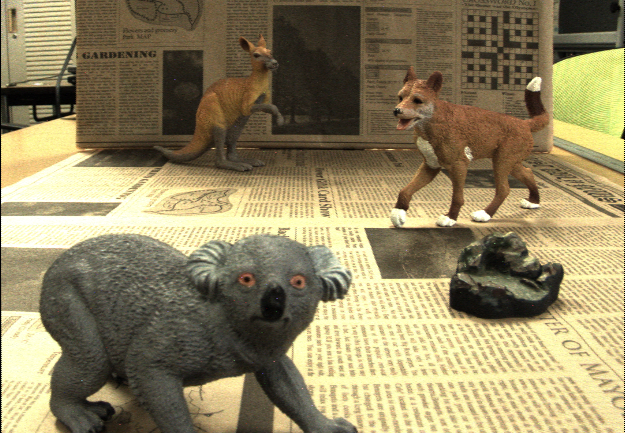
//> input picture RefcousLF/RefcousLF/mv/img-01.png, 625 x 433 px; its folder holds only this picture in this run
$ ./源   (built with g++ and OpenCV 4)
//> lines starting //> are read from the running program, lines starting //| are printed output that depends on the picture
//#define _CRT_SECURE_NO_WARNINGS
#include <iostream>
#include <opencv2/opencv.hpp>
#include <vector>
#include <string>
#include <cstdio>

using namespace std;
using namespace cv;

const int viwenum = 5;
const char filename[128] = "./mv/img-%02d.png";
vector<vector<Mat>> loadMV(const char *filename);
Mat MakeColorFocused(vector<vector<Mat>> LF, double disparity);
Mat MakeFocalImage(vector<Mat> LF, double disparity);
void kasankirihari(Mat src, int src_x, int src_y, Mat dst, int dst_x, int dst_y, int smallarea_x, int smallarea_y);
void ShiftandAddImage_double(Mat src, Mat dst, double shift_x, double shift_y);
void ShiftandAddImage(Mat src, Mat dst, int shift_x, int shift_y);


int main() {
	cout << "Refocused Light Field Images" << endl;
	//double disparity = 0.0;

	double disparity, disparity_past = -9999;

	vector<vector<Mat>> LF = loadMV(filename);

	int track_HALF = (int)(50);
	int trackval = track_HALF;
	char focusedwindowname[] = "focused_image";
	namedWindow(focusedwindowname);

	moveWindow(focusedwindowname, 300, 300);

	createTrackbar("DISPARITY", focusedwindowname, &trackval, 100);
	//Mat result = MakeColorFocused(LF, disparity);
	bool flag_manualdisparity = false;
	while (true) {
		if (flag_manualdisparity != true) {
			disparity = (double)(trackval - track_HALF) / ((double)track_HALF);
		}
		if (disparity != disparity_past) {
			cout << "disparity: " << disparity << endl;
			Mat result = MakeColorFocused(LF, disparity);
			cout << "calculate completed." << endl;
			imshow(focusedwindowname, result);
			waitKey(0);

		}
		disparity_past = disparity;
	}
	//imwrite("dd_color.png", result);
	return 0;
}

// [16 lines left out: function MakeColorFocused, not called in this run]
vector<vector<Mat>> loadMV(const char *filename) {
//> called with filename = "./mv/img-%02d.png"
	vector<vector<Mat>> LF(3, vector<Mat> (viwenum*viwenum));


	for (int i = 0; i < viwenum; i++) {
		for (int j = 0; j < viwenum; j++) {
			char cur_fullpath[128];
			sprintf_s(cur_fullpath, filename, i*viwenum + j + 1);
			cout << cur_fullpath << endl;
			//Mat temp = imread(cur_fullpath, 0);
			Mat temp = imread(cur_fullpath);
//> temp is the input picture: 433 rows x 625 cols, CV_8UC3; mean B, G, R 98.4, 133.7, 145.3
			vector<Mat> rgb;
			split(temp, rgb);
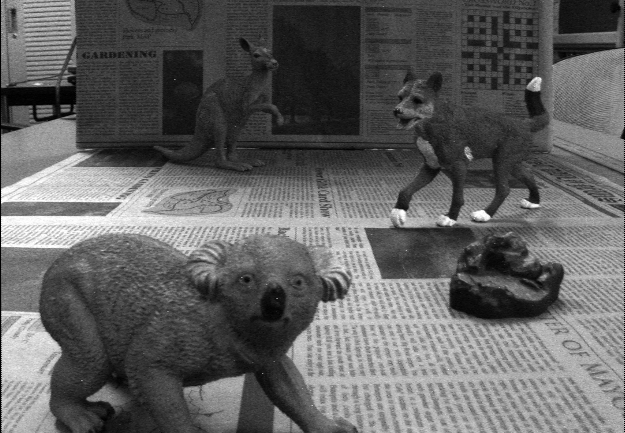
//> rgb[0]: 433 rows x 625 cols, CV_8UC1; min 0, max 255, mean 98.4
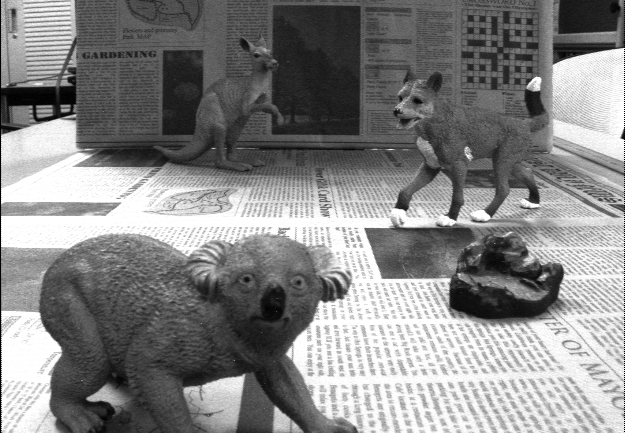
//> rgb[1]: 433 rows x 625 cols, CV_8UC1; min 0, max 255, mean 133.7
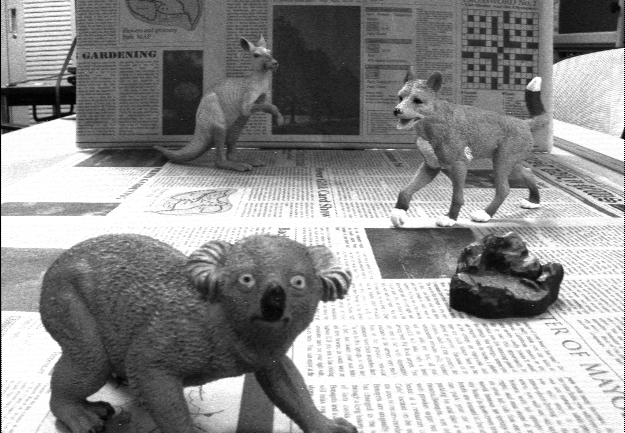
//> rgb[2]: 433 rows x 625 cols, CV_8UC1; min 0, max 255, mean 145.3
			rgb[0].convertTo(rgb[0], CV_64FC1);
//> rgb[0]: 433 rows x 625 cols, CV_64FC1
			rgb[1].convertTo(rgb[1], CV_64FC1);
//> rgb[1]: 433 rows x 625 cols, CV_64FC1
			rgb[2].convertTo(rgb[2], CV_64FC1);
//> rgb[2]: 433 rows x 625 cols, CV_64FC1
//> (the run ends here: the program crashes, at `rgb[0].convertTo(rgb[0], CV_64FC1);`)
